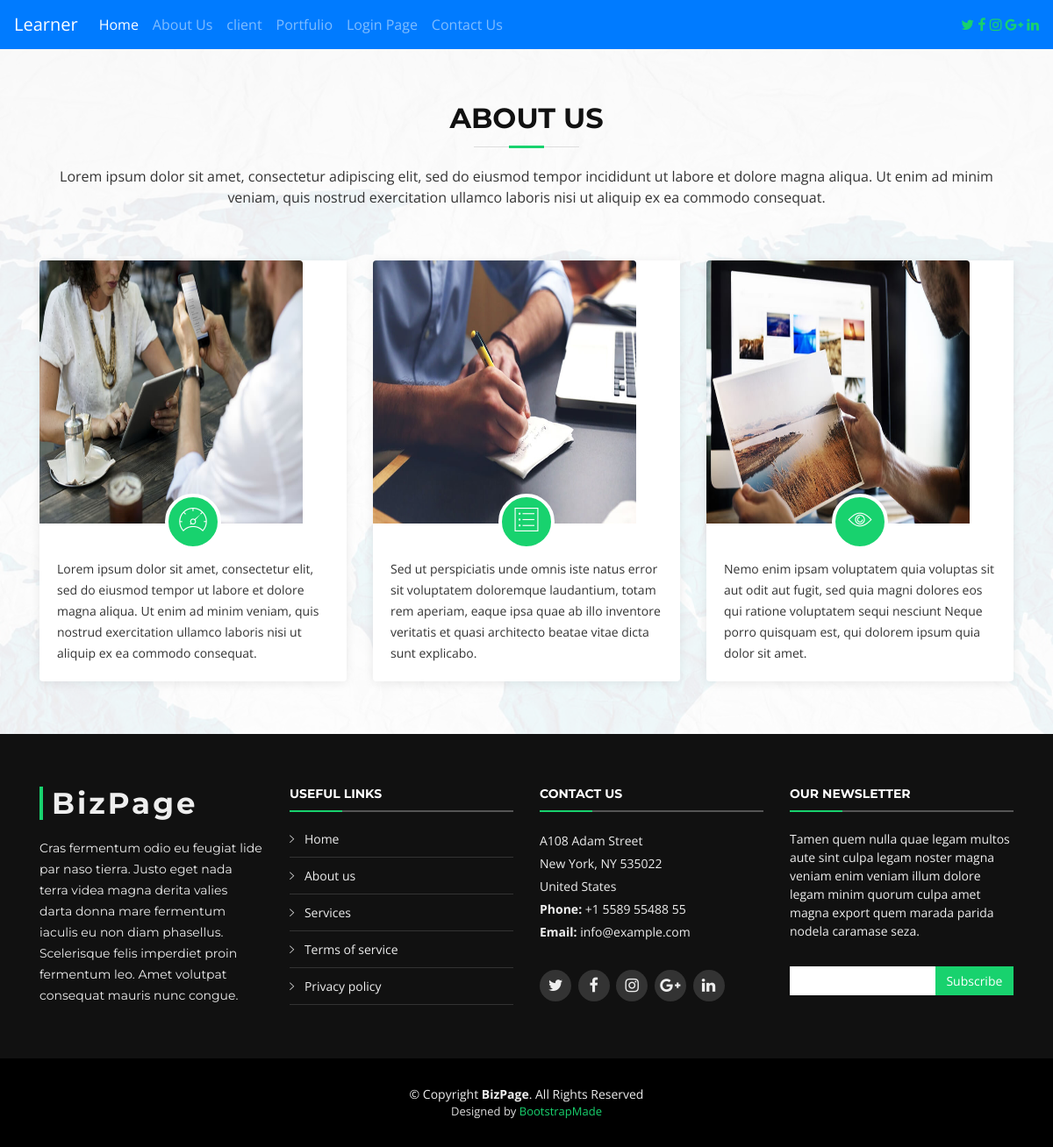
Screenshot of /aboutus/ with the database file from the repository.
### aboutus/models.py (models this page shows, shortened)
class about(models.Model):
    title=models.CharField(max_length=100,blank=False)
    description=models.TextField(max_length=1000,blank=False)
    image=models.ImageField(upload_to='about/',blank=False)

### aboutus/views.py (the view)
# urls.py: path('',views.aboutus,name='aboutus'),
def aboutus(request):
    aboutdata=about.objects.all()
    context={
        'about':aboutdata
    }
    return render(request,'about.html',context)

### templates/about.html (shortened to what this page needs)
{% extends "home.html" %} {% block content %}{% load static %}
<section id="about">
    <div class="container" data-aos="fade-up">
        <header class="section-header">
            <h3>About Us</h3>
            <p>Lorem ipsum dolor sit amet, consectetur adipiscing elit, sed do eiusmod tempor incididunt ut labore et dolore magna aliqua. Ut enim ad minim veniam, quis nostrud exercitation ullamco laboris nisi ut aliquip ex ea commodo consequat.</p>
        </header>
        <div class="row about-cols">
            <div class="col-md-4" data-aos="fade-up" data-aos-delay="100">
                <div class="about-col">
                    <div class="img">
                        <img src="{{about.0.image.url}}" class="img-fluid" style="height:300px;width:300px;">
                        <div class="icon"><i class="ion-ios-speedometer-outline"></i></div>
                    </div>
                    <p>
                        {{about.0.description}}
                    </p>
                </div>
            </div>
            <div class="col-md-4" data-aos="fade-up" data-aos-delay="200">
                <div class="about-col">
                    <div class="img">
                        <img src="{{about.1.image.url}}" alt="" class="img-fluid" style="height:300px;width:300px;">
                        <div class="icon"><i class="ion-ios-list-outline"></i></div>
                    </div>
                    <p>
                        {{about.1.description}}
                    </p>
                </div>
            </div>
            <div class="col-md-4" data-aos="fade-up" data-aos-delay="300">
                <div class="about-col">
                    <div class="img">
                        <img src="{{about.2.image.url}}" alt="" class="img-fluid" style="height:300px;width:300px;">
                        <div class="icon"><i class="ion-ios-eye-outline"></i></div>
                    </div>
                    <p>
                        {{about.2.description}}
                    </p>
                </div>
            </div>
        </div>
    </div>
</section>
{% endblock content %}

### static/css/style.css (style rules this page uses)
body { background: #fff; color: #666666; font-family: "Open Sans", sans-serif; }
p { padding: 0; margin: 0 0 30px 0; }
h1, h2, h3, h4, h5, h6 { font-family: "Montserrat", sans-serif; font-weight: 400; margin: 0 0 20px 0; padding: 0; }
section { overflow: hidden; }
.section-header h3 { font-size: 32px; color: #111; text-transform: uppercase; text-align: center; font-weight: 700; position: relative; padding-bottom: 15px; }
.section-header h3::before { content: ''; position: absolute; display: block; width: 120px; height: 1px; background: #ddd; bottom: 1px; left: calc(50% - 60px); }
.section-header h3::after { content: ''; position: absolute; display: block; width: 40px; height: 3px; background: #18d26e; bottom: 0; left: calc(50% - 20px); }
.section-header p { text-align: center; padding-bottom: 30px; color: #333; }
#about { background: url("../img/about-bg.jpg") center top no-repeat fixed; background-size: cover; padding: 60px 0 40px 0; position: relative; }
#about::before { content: ''; position: absolute; left: 0; right: 0; top: 0; bottom: 0; background: rgba(255, 255, 255, 0.92); z-index: 9; }
#about .container { position: relative; z-index: 10; }
#about .about-col { background: #fff; border-radius: 0 0 4px 4px; box-shadow: 0px 2px 12px rgba(0, 0, 0, 0.08); margin-bottom: 20px; }
#about .about-col .img { position: relative; }
#about .about-col .img img { border-radius: 4px 4px 0 0; }
#about .about-col .icon { width: 64px; height: 64px; padding-top: 8px; text-align: center; position: absolute; background-color: #18d26e; border-radius: 50%; text-align: center; border: 4px solid #fff; left: calc( 50% - 32px); bottom: -30px; transition: 0.3s; }
#about .about-col i { font-size: 36px; line-height: 1; color: #fff; transition: 0.3s; }
#about .about-col p { font-size: 14px; line-height: 24px; color: #333; margin-bottom: 0; padding: 0 20px 20px 20px; }

### rows the page displays
about: image (picture), description "Lorem ipsum dolor sit amet, consectetur elit, sed do eiusmod tempor ut labore et dolore magna aliqua. Ut enim ad minim veniam, quis nostrud exercitation ullamco laboris nisi ut aliquip ex ea commodo consequat."
about: image (picture), description "Sed ut perspiciatis unde omnis iste natus error sit voluptatem doloremque laudantium, totam rem aperiam, eaque ipsa quae ab illo inventore veritatis et quasi architecto beatae vitae dicta sunt explicabo."
about: image (picture), description "Nemo enim ipsam voluptatem quia voluptas sit aut odit aut fugit, sed quia magni dolores eos qui ratione voluptatem sequi nesciunt Neque porro quisquam est, qui dolorem ipsum quia dolor sit amet."
